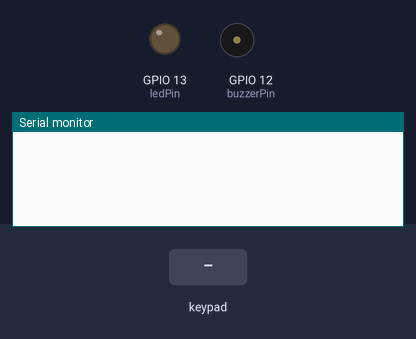
A sketch run on a simulated ESP32. Parts: output pins drawn as LEDs (lit = HIGH), buzzer (waves = sounding, pin HIGH), the last lines printed to the serial monitor. The inputs (shaded band) are chosen by the test bench.

Above: at 1.2 s.
1.3 s: key '1' pressed
At 2.4 s:
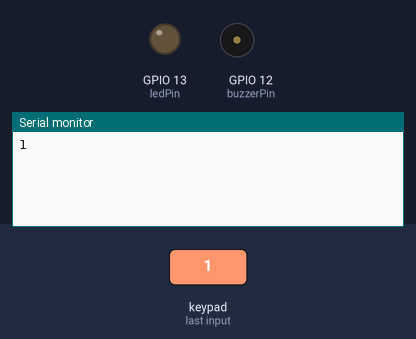
2.8 s: keypad keys 1 6 4 2 1 5 # pressed 0.4 s apart
At 6.4 s:
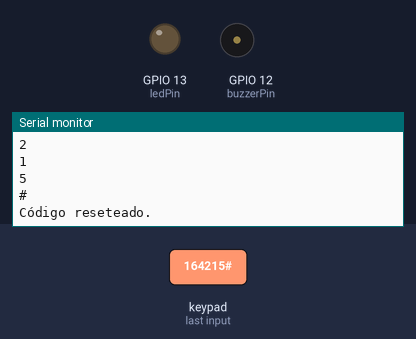
7.1 s: key 'A' pressed
At 7.9 s:
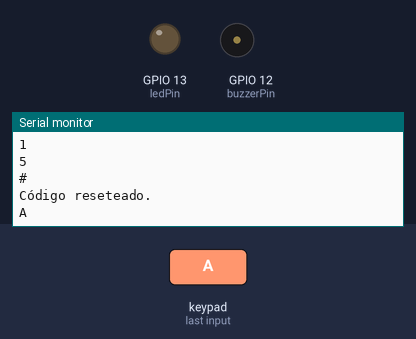
8.6 s: keypad keys 1 6 4 2 1 5 * pressed 0.4 s apart
At 12.3 s:
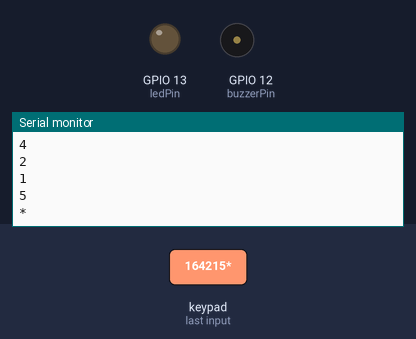
12.9 s: key 'B' pressed
At 13.4 s:
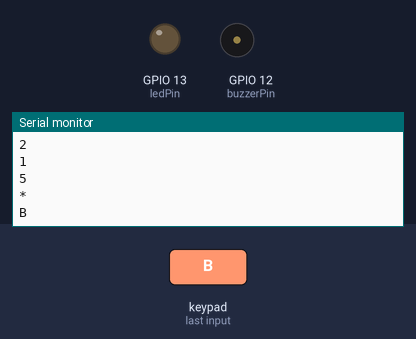
14.4 s: keypad keys 1 6 4 2 1 5 D pressed 0.4 s apart
At 17.8 s:
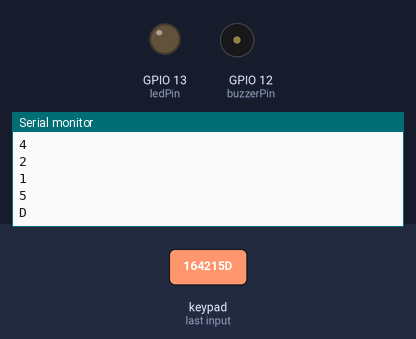
Timing chart, 0 to 19.3 s (numbered marks = the images above; inputs shaded):
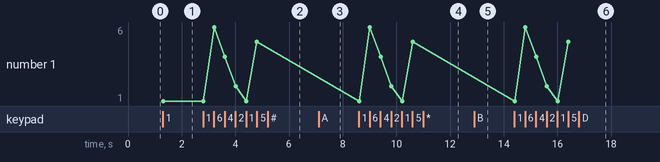

Measured:
- after the input at 1.3 s, the serial monitor: prints a new line at once (image 1)
- after the input at 2.8 s, the serial monitor: prints a new line after 0.41 s (image 2)
- after the input at 7.1 s, the serial monitor: prints a new line at once (image 3)
- after the input at 8.6 s, the serial monitor: prints a new line at once (image 4)
- after the input at 12.9 s, the serial monitor: prints a new line at once (image 5)
- after the input at 14.4 s, the serial monitor: prints a new line at once (image 6)
- plotted number 1: 1 → 5 after the input at 2.8 s

The sketch:

keypad_nacho.ino
```cpp
// Importa la librería Keypad
#include <Keypad.h>

// Define número de filas y columnas
const uint8_t ROWS = 4;
const uint8_t COLS = 4;

// Distribución de teclas
char keys[ROWS][COLS] = {
  { '1', '2', '3', 'A' },
  { '4', '5', '6', 'B' },
  { '7', '8', '9', 'C' },
  { '*', '0', '#', 'D' }
};

// Pines correspondientes a las filas y columnas
uint8_t colPins[COLS] = { 16, 4, 2, 15 };  // Pines de columnas
uint8_t rowPins[ROWS] = { 19, 18, 5, 17 };  // Pines de filas

// Crea objeto Keypad
Keypad keypad = Keypad(makeKeymap(keys), rowPins, colPins, ROWS, COLS);

// Pines para el LED y buzzer
int ledPin = 13;      // Pin del LED
int buzzerPin = 12;   // Pin del buzzer

// Variables para almacenar la clave ingresada
String inputCode = "";

// Configuración inicial
void setup() {
  Serial.begin(9600);

  // Configura los pines del LED y buzzer como salida
  pinMode(ledPin, OUTPUT);
  pinMode(buzzerPin, OUTPUT);

  // Asegúrate de que el LED y buzzer estén apagados inicialmente
  digitalWrite(ledPin, LOW);
  digitalWrite(buzzerPin, LOW);
}

// Bucle principal
void loop() {
  // Obtiene la tecla presionada
  char key = keypad.getKey();

  // Si se presiona una tecla
  if (key) {
    Serial.println(key);  // Muestra la tecla presionada en el monitor serie

    // Si se presiona un número (0-9), se agrega al código de entrada
    if (key >= '0' && key <= '9') {
      inputCode += key;  // Agrega el número presionado al código
    }

    // Si se presiona '#' se resetea el código ingresado
    if (key == '#') {
      inputCode = "";  // Resetea el código de entrada
      Serial.println("Código reseteado.");
    }

    // Si se ha ingresado "69"
    if (inputCode == "69") {
      activarAlarma();  // Llama a la función para activar el LED y el buzzer
      inputCode = "";   // Resetea el código después de la activación
    }
  }
}

// Función para activar el LED y el buzzer
void activarAlarma() {
  Serial.println("¡Código 69 ingresado! Activando alarma...");

  // Enciende el LED
  digitalWrite(ledPin, HIGH);

  // Enciende el buzzer por 2 segundos
  for (int i = 0; i < 200; i++) {
    digitalWrite(buzzerPin, HIGH);
    delay(5);
    digitalWrite(buzzerPin, LOW);
    delay(5);
  }

  // Apaga el LED y el buzzer
  digitalWrite(ledPin, LOW);
  digitalWrite(buzzerPin, LOW);
}
```
